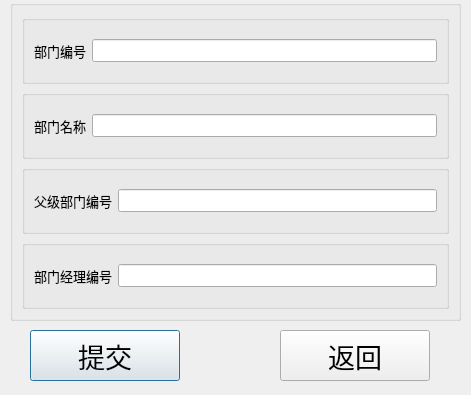
<?xml version="1.0" encoding="UTF-8"?>
<ui version="4.0">
 <class>Dialog</class>
 <widget class="QDialog" name="Dialog">
  <property name="geometry">
   <rect>
    <x>0</x>
    <y>0</y>
    <width>471</width>
    <height>395</height>
   </rect>
  </property>
  <property name="windowTitle">
   <string>Dialog</string>
  </property>
  <widget class="QPushButton" name="pushButton_submit">
   <property name="geometry">
    <rect>
     <x>30</x>
     <y>330</y>
     <width>150</width>
     <height>51</height>
    </rect>
   </property>
   <property name="font">
    <font>
     <pointsize>20</pointsize>
    </font>
   </property>
   <property name="text">
    <string>提交</string>
   </property>
  </widget>
  <widget class="QPushButton" name="pushButton_exit">
   <property name="geometry">
    <rect>
     <x>280</x>
     <y>330</y>
     <width>150</width>
     <height>51</height>
    </rect>
   </property>
   <property name="font">
    <font>
     <pointsize>20</pointsize>
    </font>
   </property>
   <property name="text">
    <string>返回</string>
   </property>
  </widget>
  <widget class="QGroupBox" name="groupBox">
   <property name="geometry">
    <rect>
     <x>10</x>
     <y>0</y>
     <width>451</width>
     <height>321</height>
    </rect>
   </property>
   <property name="font">
    <font>
     <pointsize>10</pointsize>
    </font>
   </property>
   <property name="title">
    <string/>
   </property>
   <layout class="QVBoxLayout" name="verticalLayout">
    <item>
     <widget class="QGroupBox" name="groupBox_dept">
      <property name="font">
       <font>
        <pointsize>10</pointsize>
       </font>
      </property>
      <property name="title">
       <string/>
      </property>
      <layout class="QHBoxLayout" name="horizontalLayout">
       <item>
        <widget class="QLabel" name="label_deptno">
         <property name="font">
          <font>
           <pointsize>10</pointsize>
          </font>
         </property>
         <property name="text">
          <string>部门编号</string>
         </property>
        </widget>
       </item>
       <item>
        <widget class="QLineEdit" name="lineEdit_deptno">
         <property name="font">
          <font>
           <pointsize>10</pointsize>
          </font>
         </property>
        </widget>
       </item>
      </layout>
     </widget>
    </item>
    <item>
     <widget class="QGroupBox" name="groupBox_deptname">
      <property name="font">
       <font>
        <pointsize>10</pointsize>
       </font>
      </property>
      <property name="title">
       <string/>
      </property>
      <layout class="QHBoxLayout" name="horizontalLayout_2">
       <item>
        <widget class="QLabel" name="label_deptname">
         <property name="font">
          <font>
           <pointsize>10</pointsize>
          </font>
         </property>
         <property name="text">
          <string>部门名称</string>
         </property>
        </widget>
       </item>
       <item>
        <widget class="QLineEdit" name="lineEdit_deptname">
         <property name="font">
          <font>
           <pointsize>10</pointsize>
          </font>
         </property>
        </widget>
       </item>
      </layout>
     </widget>
    </item>
    <item>
     <widget class="QGroupBox" name="groupBox_parentdeptno">
      <property name="font">
       <font>
        <pointsize>10</pointsize>
       </font>
      </property>
      <property name="title">
       <string/>
      </property>
      <layout class="QHBoxLayout" name="horizontalLayout_3">
       <item>
        <widget class="QLabel" name="label_parentdeptno">
         <property name="font">
          <font>
           <pointsize>10</pointsize>
          </font>
         </property>
         <property name="text">
          <string>父级部门编号</string>
         </property>
        </widget>
       </item>
       <item>
        <widget class="QLineEdit" name="lineEdit_parentdeptno">
         <property name="font">
          <font>
           <pointsize>10</pointsize>
          </font>
         </property>
        </widget>
       </item>
      </layout>
     </widget>
    </item>
    <item>
     <widget class="QGroupBox" name="groupBox_manager">
      <property name="font">
       <font>
        <pointsize>10</pointsize>
       </font>
      </property>
      <property name="title">
       <string/>
      </property>
      <layout class="QHBoxLayout" name="horizontalLayout_4">
       <item>
        <widget class="QLabel" name="label_manager">
         <property name="font">
          <font>
           <pointsize>10</pointsize>
          </font>
         </property>
         <property name="text">
          <string>部门经理编号</string>
         </property>
        </widget>
       </item>
       <item>
        <widget class="QLineEdit" name="lineEdit_manager">
         <property name="font">
          <font>
           <pointsize>10</pointsize>
          </font>
         </property>
        </widget>
       </item>
      </layout>
     </widget>
    </item>
   </layout>
  </widget>
 </widget>
 <resources/>
 <connections/>
</ui>
